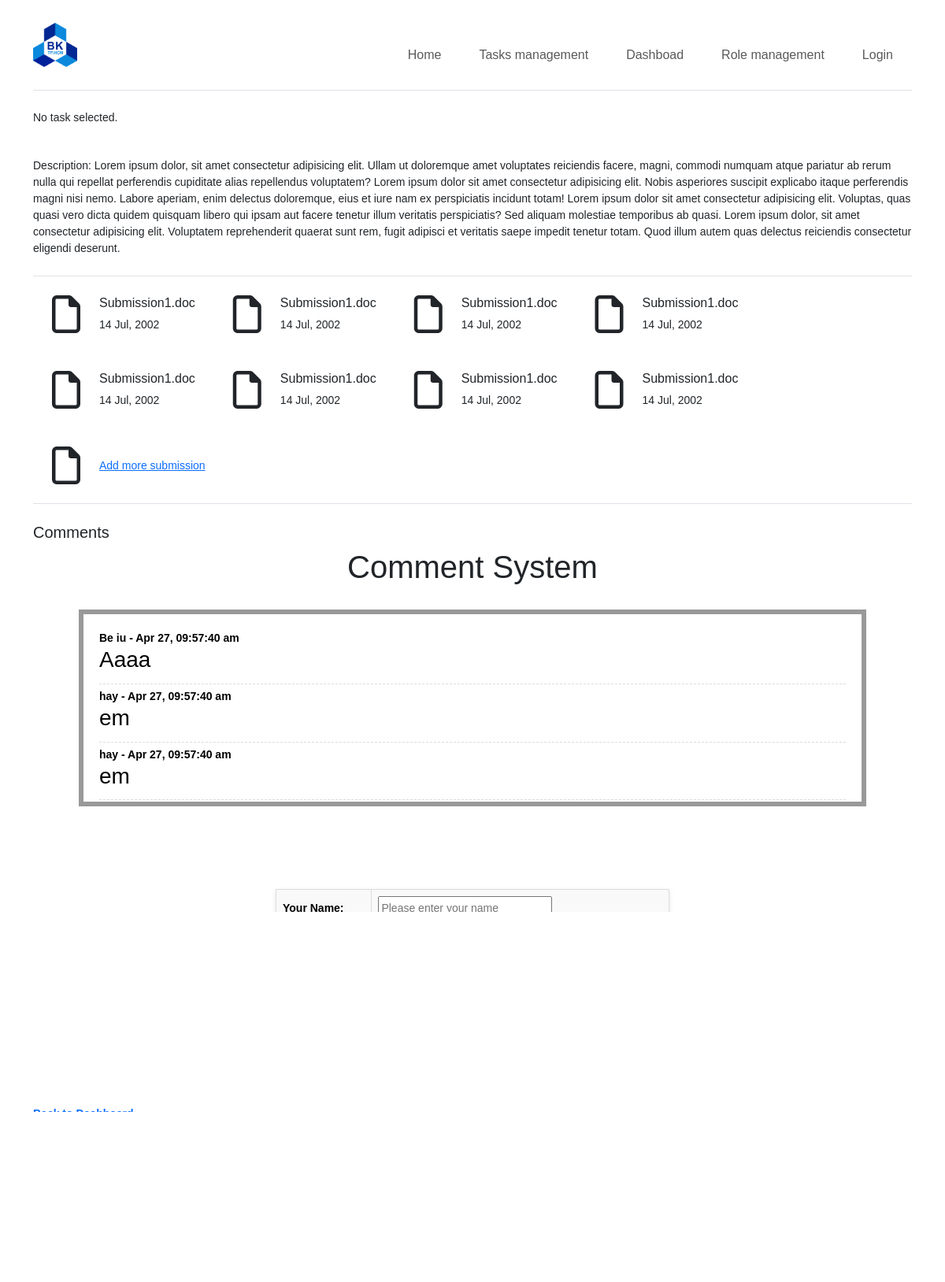
The app's page /Web-Programming-Assignment/homepage.php?page=task_description with its own data.
### tables this page shows
CREATE TABLE `tbl_comments` (
  `id` int(11) NOT NULL,
  `name` varchar(50) NOT NULL,
  `comment` text NOT NULL,
  `comment_time` timestamp NOT NULL DEFAULT current_timestamp() ON UPDATE current_timestamp()
);

### Web-Programming-Assignment/database/DB.php (called while the page is built, shortened)
<?php
	class DB
	{
		private $host   = DB_HOST;
		private $user   = DB_USER;
		private $pass   = DB_PASS;
		private $dbname = DB_NAME;
		public $link;
		private function connectDB()
		{
			$this->link = new mysqli($this->host, $this->user, $this->pass, $this->dbname);
		}
		public function select($query)
		{
			$result = $this->link->query($query) or die($this->link->error.__LINE__);
			if ($result->num_rows > 0) {
				return $result;
			} else {
				return false;
			}
		}
	}
 ?>

### Web-Programming-Assignment/controllers/Comment.php (called while the page is built, shortened)
<?php
	include_once './database/DB.php';
	class Comment
	{
		private $db;
		private $table = "tbl_comments";
		public function __construct()
		{
			$this->db = new DB();
		}
		public function index()
		{
			$query = "SELECT * FROM $this->table ORDER BY id DESC";
			$result = $this->db->select($query);
			return $result;
		}
		public function dateFormat($data)
		{
			$date = date('M j, h:i:s a', time());
			return $date;
		}
	}

### Web-Programming-Assignment/comment_index.php (the view, shortened to what this page needs)
<?php
include_once 'controllers/Comment.php';
$com = new Comment();
?>
<!DOCTYPE html>
<html lang="en">
<head>
</head>
<body style="background-color:none;">
	<center>
		<h1>Comment System</h1>
	</center>
	<div class="box">
		<ul>
			<?php
			$result = $com->index();
			while ($data = $result->fetch_assoc()) {
			?>
				<li><b style="color:black"><?php echo $data['name']; ?><b> - <?php echo $com->dateFormat($data['comment_time']); ?> <br>
							<h3><?php echo $data['comment'] ?></h3>
				</li>
			<?php } ?>
		</ul>
	</div><br><br>
	<center>
		<form action="post_comment.php" method="post"><br><br><br>
			<table>
				<tr>
					<td>Your Name:</td>
					<td><input style="width: 221px;height: 30px;" type="" name="name" placeholder="Please enter your name"></td>
				</tr>
				<tr>
					<td>Comment:</td>
					<td>
						<textarea name="comment" rows="5" cols="30" placeholder="Please enter your comment"></textarea>
					</td>
				</tr>
				<tr>
					<td></td>
					<td><input style="width: 230px;height: 40px;" type="submit" name="submit" value="Post"></td>
				</tr>
			</table>
		</form>
</body>
</html>

### Web-Programming-Assignment/comment_index.php (style rules this page uses)
body { font-family: Arial, sans-serif; font-size: 14px; }
table { border-collapse: collapse; width: 100%; max-width: 500px; margin: 0 auto; background-color: #f9f9f9; border: 1px solid #ddd; box-shadow: 0px 2px 6px rgba(0, 0, 0, 0.1); text-align: left; }
td { border: 1px solid #ddd; padding: 8px; }
input[type="text"], textarea { width: 100%; padding: 8px; border: 1px solid #ddd; border-radius: 4px; box-sizing: border-box; font-size: 14px; }
input[type="submit"] { background-color: #4CAF50; color: white; border: none; border-radius: 4px; padding: 10px 20px; font-size: 14px; cursor: pointer; transition: background-color 0.3s ease; }
.box { border: 6px solid #999; margin: 30px auto 0; padding: 20px; width: 1000px; height: 250px; overflow: scroll; }
.box ul { margin: 0; padding: 0; list-style: none; }
.box li { display: block; border-bottom: 1px dashed #ddd; margin-bottom: 5px; padding-bottom: 5px; }

### records on screen
tbl_comments: name "Be iu", comment_time "Apr 27, 09:57:40 am", comment "Aaaa"
tbl_comments: name "hay", comment_time "Apr 27, 09:57:40 am", comment "em"
tbl_comments: name "hay", comment_time "Apr 27, 09:57:40 am", comment "em"
